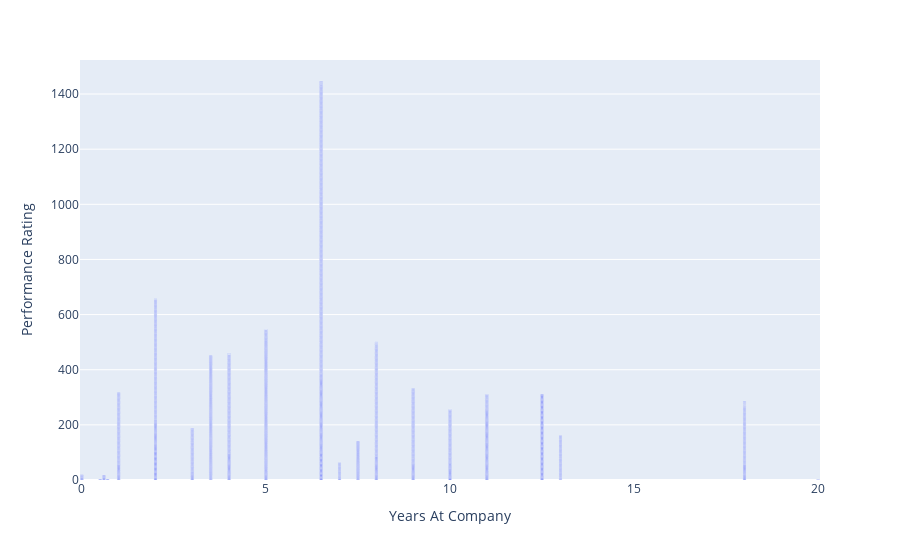

The code cell stored with this chart in its notebook:
### Code cell
import plotly.express as px


# plotting the bar chart
fig = px.bar(data, x='Years At Company', y='Performance Rating') #color='Gender')

# showing the plot
fig.show()

### Figure 1 — Plotly figure (JSON) as saved in the notebook; plotly's stock layout.template omitted (floating-point values rounded to 4 significant figures; data arrays with more than 128 entries replaced by an {"elided": "..."} marker saying what was removed)
{"data": [{"alignmentgroup": "True", "hovertemplate": "Years At Company=%{x}<br>Performance Rating=%{y}<extra></extra>", "legendgroup": "", "marker": {"color": "#636efa", "pattern": {"shape": ""}}, "name": "", "offsetgroup": "", "orientation": "v", "showlegend": false, "textposition": "auto", "type": "bar", "x": {"elided": "1975 float values"}, "xaxis": "x", "y": {"elided": "1975 float values"}, "yaxis": "y"}], "layout": {"barmode": "relative", "legend": {"tracegroupgap": 0}, "margin": {"t": 60}, "xaxis": {"anchor": "y", "domain": [0, 1], "title": {"text": "Years At Company"}}, "yaxis": {"anchor": "x", "domain": [0, 1], "title": {"text": "Performance Rating"}}}}
